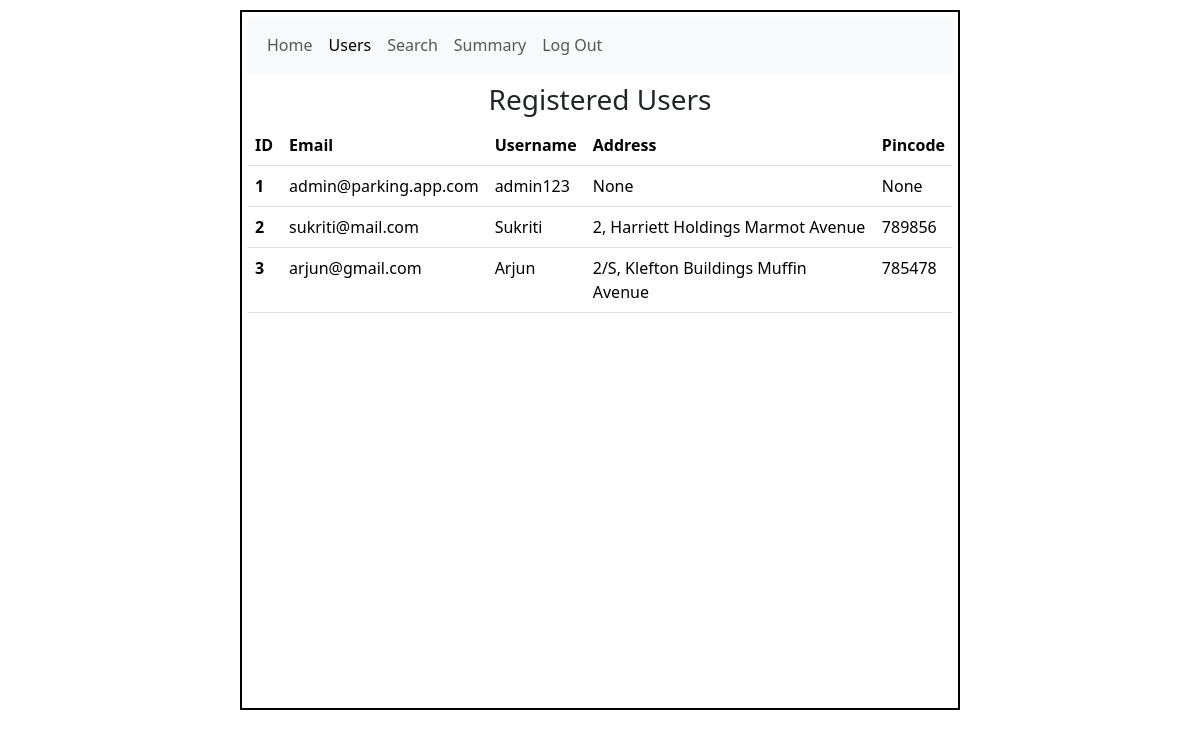
Page /display_users on the earlier database version.
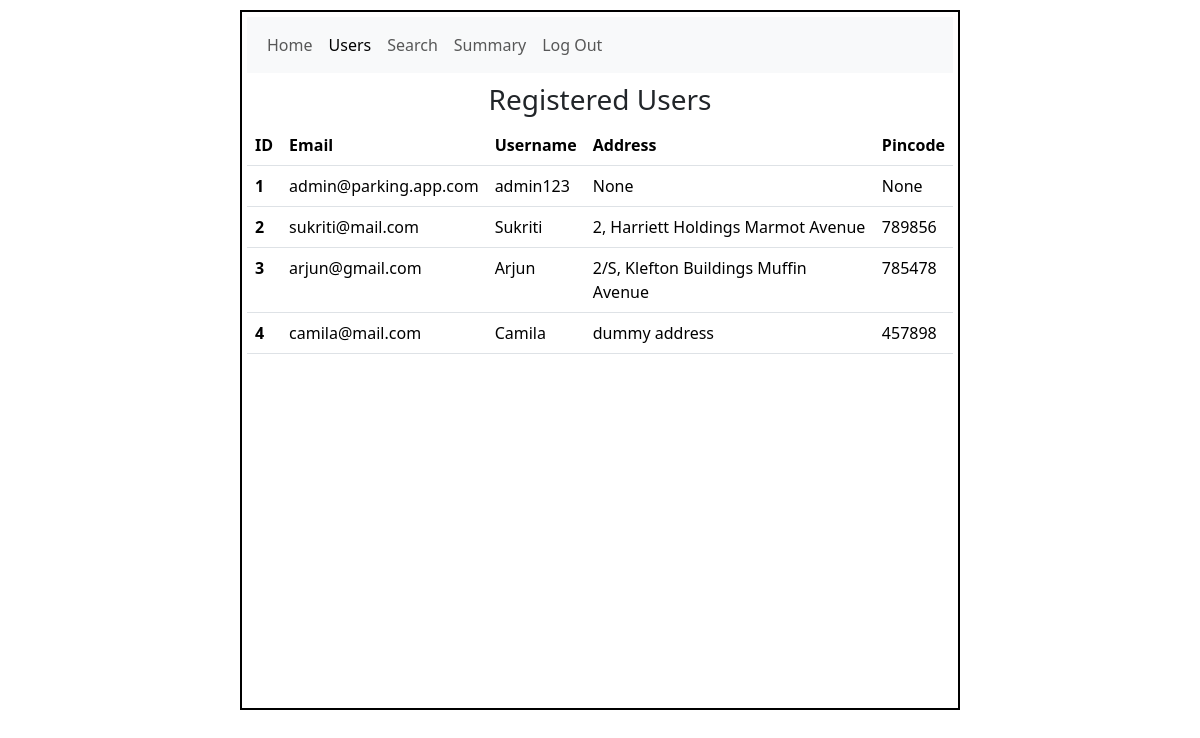
Same page on the later database version.
### application/models.py (models this page shows)
class User(db.Model):
    id = db.Column(db.Integer, primary_key=True)
    username = db.Column(db.String(), nullable=False, unique=True)
    email = db.Column(db.String(), nullable=False)
    password = db.Column(db.String(), nullable=False)
    type = db.Column(db.String(), default='general')
    address = db.Column(db.String())
    pincode = db.Column(db.String())

### application/controllers.py (the view)
@app.route("/display_users")
def display_registered_users():
    users=User.query.all()
    return render_template("display_users.html",users=users)

### templates/display_users.html (shortened to what this page needs)
<!DOCTYPE html>
<html lang="en">
<head>
    <link href="https://cdn.jsdelivr.net/npm/bootstrap@5.3.7/dist/css/bootstrap.min.css" rel="stylesheet">
    <link rel="stylesheet" href="../static/style.css">
</head>
<body>
    <div id="main">
        <div id="canvas">
            <nav class="navbar navbar-expand-lg bg-body-tertiary">
                <div class="container-fluid">
                    <div class="collapse navbar-collapse" id="navbarSupportedContent">
                        <ul class="navbar-nav me-auto mb-2 mb-lg-0">
                            <li class="nav-item">
                                <a class="nav-link" aria-current="page" href="/admin-dashboard">Home</a>
                            </li>
                            <li class="nav-item">
                                <a class="nav-link active" href="#">Users</a>
                            </li>
                            <li class="nav-item">
                                <a class="nav-link" href="/search_lots">Search</a>
                            </li>
                            <li class="nav-item">
                                <a class="nav-link" href="/lot_summary">Summary</a>
                            </li>
                            <li class="nav-item">
                                <a class="nav-link" href="/login">Log Out</a>
                            </li>
                        </ul>
                    </div>
                </div>
            </nav>
            <div id="content">
                <h3 class="headings">Registered Users</h3>
                <table class="table">
                    <thead>
                        <tr>
                        <th scope="col">ID</th>
                        <th scope="col">Email</th>
                        <th scope="col">Username</th>
                        <th scope="col">Address</th>
                        <th scope="col">Pincode</th>
                        </tr>
                    </thead>
                    <tbody>
                        {% for user in users %}
                        <tr>
                        <th scope="row">{{user.id}}</th>
                        <td>{{user.email}}</td>
                        <td>{{user.username}}</td>
                        <td>{{user.address}}</td>
                        <td>{{user.pincode}}</td>
                        </tr>
                        {% endfor %}
                    </tbody>
                </table>
            </div>
        </div>
    </div>
</body>
</html>

Differences in the rows shown:
added User: id "4", email "camila@mail.com", username "Camila", address "dummy address", pincode "457898"
